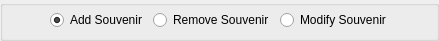
     <widget class="QGroupBox" name="groupBox">
      <property name="geometry">
       <rect>
        <x>0</x>
        <y>0</y>
        <width>439</width>
        <height>41</height>
       </rect>
      </property>
      <property name="title">
       <string/>
      </property>
      <widget class="QWidget" name="horizontalLayoutWidget_6">
       <property name="geometry">
        <rect>
         <x>0</x>
         <y>0</y>
         <width>441</width>
         <height>41</height>
        </rect>
       </property>
       <layout class="QHBoxLayout" name="horizontalLayout_16">
        <item>
         <spacer name="horizontalSpacer_27">
          <property name="orientation">
           <enum>Qt::Horizontal</enum>
          </property>
          <property name="sizeHint" stdset="0">
           <size>
            <width>40</width>
            <height>20</height>
           </size>
          </property>
         </spacer>
        </item>
        <item>
         <widget class="QRadioButton" name="add_souvenir_radio_button">
          <property name="text">
           <string>Add Souvenir</string>
          </property>
          <property name="checked">
           <bool>true</bool>
          </property>
         </widget>
        </item>
        <item>
         <widget class="QRadioButton" name="remove_souvenir_radio_button">
          <property name="text">
           <string>Remove Souvenir</string>
          </property>
         </widget>
        </item>
        <item>
         <widget class="QRadioButton" name="modify_souvenir_radio_button">
          <property name="text">
           <string>Modify Souvenir</string>
          </property>
         </widget>
        </item>
        <item>
         <spacer name="horizontalSpacer_28">
          <property name="orientation">
           <enum>Qt::Horizontal</enum>
          </property>
          <property name="sizeHint" stdset="0">
           <size>
            <width>40</width>
            <height>20</height>
           </size>
          </property>
         </spacer>
        </item>
       </layout>
      </widget>
     </widget>
